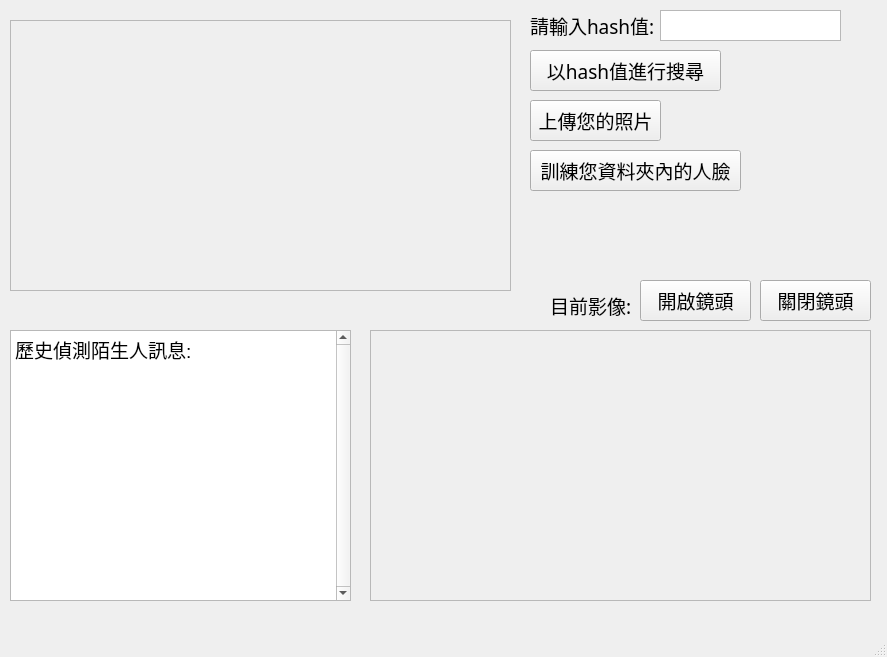
<?xml version="1.0" encoding="UTF-8"?>
<ui version="4.0">
 <class>MainWindow</class>
 <widget class="QMainWindow" name="MainWindow">
  <property name="geometry">
   <rect>
    <x>0</x>
    <y>0</y>
    <width>887</width>
    <height>657</height>
   </rect>
  </property>
  <property name="windowTitle">
   <string>MainWindow</string>
  </property>
  <widget class="QWidget" name="centralwidget">
   <widget class="QPushButton" name="camBtn_open">
    <property name="geometry">
     <rect>
      <x>640</x>
      <y>280</y>
      <width>111</width>
      <height>41</height>
     </rect>
    </property>
    <property name="font">
     <font>
      <family>微軟正黑體</family>
      <pointsize>14</pointsize>
     </font>
    </property>
    <property name="text">
     <string>開啟鏡頭</string>
    </property>
   </widget>
   <widget class="QPushButton" name="pushButton_2">
    <property name="geometry">
     <rect>
      <x>530</x>
      <y>50</y>
      <width>191</width>
      <height>41</height>
     </rect>
    </property>
    <property name="font">
     <font>
      <family>微軟正黑體</family>
      <pointsize>14</pointsize>
     </font>
    </property>
    <property name="text">
     <string>以hash值進行搜尋</string>
    </property>
   </widget>
   <widget class="QTextEdit" name="textEdit">
    <property name="geometry">
     <rect>
      <x>660</x>
      <y>10</y>
      <width>181</width>
      <height>31</height>
     </rect>
    </property>
    <property name="html">
     <string>&lt;!DOCTYPE HTML PUBLIC &quot;-//W3C//DTD HTML 4.0//EN&quot; &quot;http://www.w3.org/TR/REC-html40/strict.dtd&quot;&gt;
&lt;html&gt;&lt;head&gt;&lt;meta name=&quot;qrichtext&quot; content=&quot;1&quot; /&gt;&lt;style type=&quot;text/css&quot;&gt;
p, li { white-space: pre-wrap; }
&lt;/style&gt;&lt;/head&gt;&lt;body style=&quot; font-family:'PMingLiU'; font-size:9pt; font-weight:400; font-style:normal;&quot;&gt;
&lt;p style=&quot;-qt-paragraph-type:empty; margin-top:0px; margin-bottom:0px; margin-left:0px; margin-right:0px; -qt-block-indent:0; text-indent:0px;&quot;&gt;&lt;br /&gt;&lt;/p&gt;&lt;/body&gt;&lt;/html&gt;</string>
    </property>
   </widget>
   <widget class="QPushButton" name="camBtn_stop">
    <property name="geometry">
     <rect>
      <x>760</x>
      <y>280</y>
      <width>111</width>
      <height>41</height>
     </rect>
    </property>
    <property name="font">
     <font>
      <family>微軟正黑體</family>
      <pointsize>14</pointsize>
     </font>
    </property>
    <property name="text">
     <string>關閉鏡頭</string>
    </property>
   </widget>
   <widget class="QTextBrowser" name="textBrowser_2">
    <property name="geometry">
     <rect>
      <x>10</x>
      <y>330</y>
      <width>341</width>
      <height>271</height>
     </rect>
    </property>
    <property name="verticalScrollBarPolicy">
     <enum>Qt::ScrollBarAlwaysOn</enum>
    </property>
    <property name="html">
     <string>&lt;!DOCTYPE HTML PUBLIC &quot;-//W3C//DTD HTML 4.0//EN&quot; &quot;http://www.w3.org/TR/REC-html40/strict.dtd&quot;&gt;
&lt;html&gt;&lt;head&gt;&lt;meta name=&quot;qrichtext&quot; content=&quot;1&quot; /&gt;&lt;style type=&quot;text/css&quot;&gt;
p, li { white-space: pre-wrap; }
&lt;/style&gt;&lt;/head&gt;&lt;body style=&quot; font-family:'PMingLiU'; font-size:9pt; font-weight:400; font-style:normal;&quot;&gt;
&lt;p style=&quot; margin-top:0px; margin-bottom:0px; margin-left:0px; margin-right:0px; -qt-block-indent:0; text-indent:0px;&quot;&gt;&lt;span style=&quot; font-size:14pt;&quot;&gt;歷史偵測陌生人訊息:&lt;/span&gt;&lt;/p&gt;&lt;/body&gt;&lt;/html&gt;</string>
    </property>
   </widget>
   <widget class="QLabel" name="label_3">
    <property name="geometry">
     <rect>
      <x>530</x>
      <y>10</y>
      <width>131</width>
      <height>31</height>
     </rect>
    </property>
    <property name="font">
     <font>
      <family>微軟正黑體</family>
      <pointsize>14</pointsize>
     </font>
    </property>
    <property name="text">
     <string>請輸入hash值:</string>
    </property>
   </widget>
   <widget class="QLabel" name="label_4">
    <property name="geometry">
     <rect>
      <x>550</x>
      <y>290</y>
      <width>81</width>
      <height>31</height>
     </rect>
    </property>
    <property name="font">
     <font>
      <family>微軟正黑體</family>
      <pointsize>14</pointsize>
     </font>
    </property>
    <property name="text">
     <string>目前影像:</string>
    </property>
   </widget>
   <widget class="QWidget" name="verticalLayoutWidget_2">
    <property name="geometry">
     <rect>
      <x>370</x>
      <y>330</y>
      <width>501</width>
      <height>271</height>
     </rect>
    </property>
    <layout class="QVBoxLayout" name="verticalLayout_2">
     <item>
      <widget class="QScrollArea" name="scrollArea_2">
       <property name="verticalScrollBarPolicy">
        <enum>Qt::ScrollBarAlwaysOff</enum>
       </property>
       <property name="horizontalScrollBarPolicy">
        <enum>Qt::ScrollBarAlwaysOff</enum>
       </property>
       <property name="widgetResizable">
        <bool>true</bool>
       </property>
       <widget class="QWidget" name="viewForm">
        <property name="geometry">
         <rect>
          <x>0</x>
          <y>0</y>
          <width>497</width>
          <height>267</height>
         </rect>
        </property>
        <widget class="QLabel" name="viewData">
         <property name="geometry">
          <rect>
           <x>0</x>
           <y>0</y>
           <width>501</width>
           <height>271</height>
          </rect>
         </property>
         <property name="text">
          <string/>
         </property>
        </widget>
       </widget>
      </widget>
     </item>
    </layout>
   </widget>
   <widget class="QPushButton" name="uploadbtn">
    <property name="geometry">
     <rect>
      <x>530</x>
      <y>100</y>
      <width>131</width>
      <height>41</height>
     </rect>
    </property>
    <property name="font">
     <font>
      <family>微軟正黑體</family>
      <pointsize>14</pointsize>
     </font>
    </property>
    <property name="text">
     <string>上傳您的照片</string>
    </property>
   </widget>
   <widget class="QPushButton" name="trainbtn">
    <property name="geometry">
     <rect>
      <x>530</x>
      <y>150</y>
      <width>211</width>
      <height>41</height>
     </rect>
    </property>
    <property name="font">
     <font>
      <family>微軟正黑體</family>
      <pointsize>14</pointsize>
     </font>
    </property>
    <property name="text">
     <string>訓練您資料夾內的人臉</string>
    </property>
   </widget>
   <widget class="QLabel" name="label_5">
    <property name="geometry">
     <rect>
      <x>670</x>
      <y>100</y>
      <width>201</width>
      <height>41</height>
     </rect>
    </property>
    <property name="font">
     <font>
      <family>微軟正黑體</family>
      <pointsize>14</pointsize>
     </font>
    </property>
    <property name="text">
     <string/>
    </property>
   </widget>
   <widget class="QWidget" name="verticalLayoutWidget_3">
    <property name="geometry">
     <rect>
      <x>10</x>
      <y>20</y>
      <width>501</width>
      <height>271</height>
     </rect>
    </property>
    <layout class="QVBoxLayout" name="verticalLayout_3">
     <item>
      <widget class="QScrollArea" name="scrollArea_3">
       <property name="verticalScrollBarPolicy">
        <enum>Qt::ScrollBarAlwaysOff</enum>
       </property>
       <property name="horizontalScrollBarPolicy">
        <enum>Qt::ScrollBarAlwaysOff</enum>
       </property>
       <property name="widgetResizable">
        <bool>true</bool>
       </property>
       <widget class="QWidget" name="viewForm_2">
        <property name="geometry">
         <rect>
          <x>0</x>
          <y>0</y>
          <width>497</width>
          <height>267</height>
         </rect>
        </property>
        <widget class="QLabel" name="viewData_2">
         <property name="geometry">
          <rect>
           <x>0</x>
           <y>0</y>
           <width>501</width>
           <height>271</height>
          </rect>
         </property>
         <property name="text">
          <string/>
         </property>
        </widget>
       </widget>
      </widget>
     </item>
    </layout>
   </widget>
   <widget class="QLabel" name="label_6">
    <property name="geometry">
     <rect>
      <x>530</x>
      <y>200</y>
      <width>341</width>
      <height>41</height>
     </rect>
    </property>
    <property name="font">
     <font>
      <family>微軟正黑體</family>
      <pointsize>14</pointsize>
     </font>
    </property>
    <property name="text">
     <string/>
    </property>
   </widget>
  </widget>
  <widget class="QMenuBar" name="menubar">
   <property name="geometry">
    <rect>
     <x>0</x>
     <y>0</y>
     <width>887</width>
     <height>25</height>
    </rect>
   </property>
  </widget>
  <widget class="QStatusBar" name="statusbar"/>
 </widget>
 <resources/>
 <connections/>
</ui>
